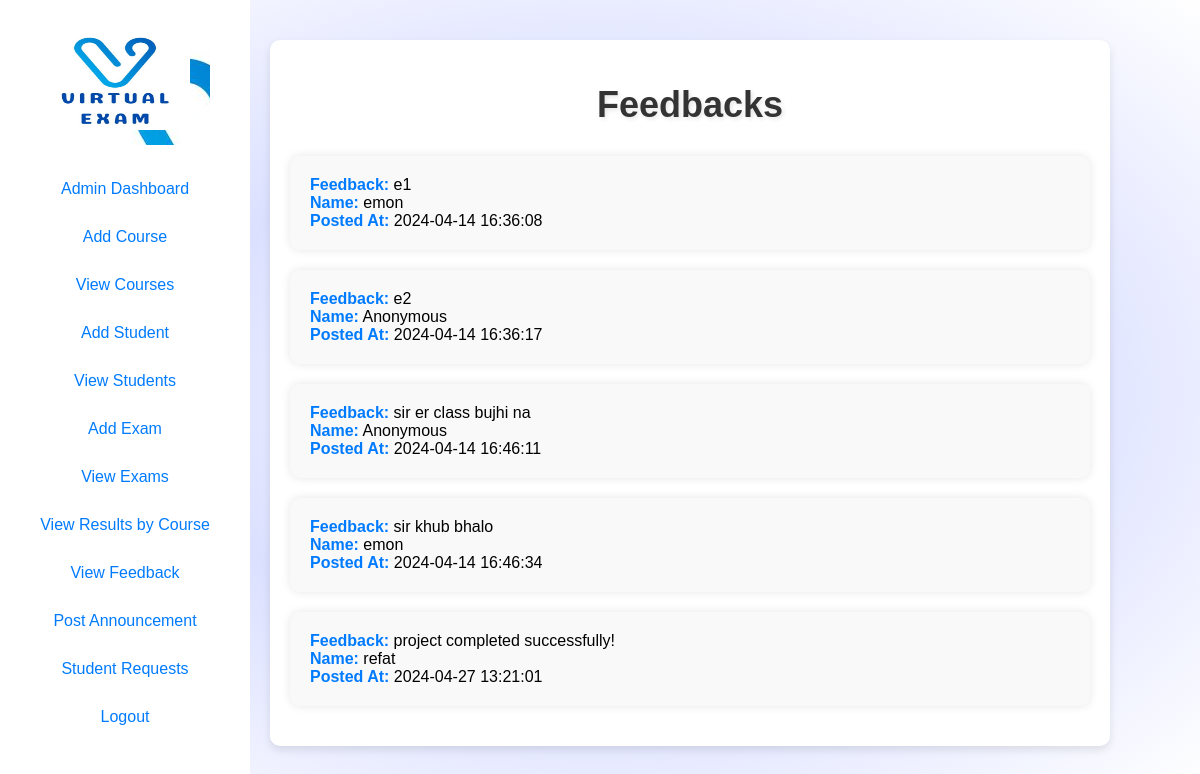
Page /view_feedbacks.php (signed in) on the committed database.
### tables this page shows
CREATE TABLE `feedbacks` (
  `feedback_id` int(11) NOT NULL,
  `student_id` int(11) NOT NULL,
  `feedback` text NOT NULL,
  `name` varchar(100) DEFAULT NULL,
  `anonymous` tinyint(4) NOT NULL DEFAULT 0,
  `created_at` timestamp NOT NULL DEFAULT current_timestamp()
);

### view_feedbacks.php (the view, shortened to what this page needs)
<?php
require_once 'conn.php';
$sql = "SELECT * FROM feedbacks";
$stmt = $conn->prepare($sql);
$stmt->execute();
$feedbacks = $stmt->fetchAll(PDO::FETCH_ASSOC);
?>
<!DOCTYPE html>
<html lang="en">
<head>
</head>
<body>
    <div id="sidebar">
        <?php include 'slidebar.php'; ?>
    </div>
    <div id="content" class="wrapper">
        <h1>Feedbacks</h1>
        <?php if (count($feedbacks) > 0) : ?>
            <ul>
                <?php foreach ($feedbacks as $feedback) : ?>
                    <li>
                        <strong>Feedback:</strong> <?php echo $feedback['feedback']; ?><br>
                        <strong>Name:</strong> <?php echo $feedback['anonymous'] ? 'Anonymous' : $feedback['name']; ?><br>
                        <strong>Posted At:</strong> <?php echo $feedback['created_at']; ?><br>
                    </li>
                <?php endforeach; ?>
            </ul>
        <?php else : ?>
            <p>No feedbacks found.</p>
        <?php endif; ?>
    </div>
</body>
</html>

### styles.css (style rules this page uses)
* { transition: all 0.5s ease; }
body { font-family: Arial, sans-serif; margin: 0; padding: 0; background-size: cover; background-image: radial-gradient(rgb(255, 255, 255), rgb(219, 224, 255), rgb(255, 255, 255)); }
#content { margin-left: 250px; padding: 20px; }
#content { margin-left: 270px; margin-right: 10px; padding: 20px; transition: margin-left 0.3s ease; }
.wrapper { background-color: #ffffff; border-radius: 10px; box-shadow: 0 4px 8px rgba(0, 0, 0, 0.1); padding: 20px; margin: 40px 40px 40px 40px; }

### view_feedbacks.php (style rules this page uses)
body { font-family: Arial, sans-serif; background-color: #f4f4f4; margin: 0; padding: 0; }
#content { padding: 20px; max-width: 800px; margin-left: 250px; }
#content h1 { color: #333; text-align: center; margin-bottom: 30px; font-size: 36px; text-shadow: 2px 2px 4px rgba(0, 0, 0, 0.1); }
#content ul { list-style: none; padding: 0; }
#content li { margin-bottom: 20px; padding: 20px; background-color: #f9f9f9; border-radius: 10px; box-shadow: 0px 0px 10px rgba(0, 0, 0, 0.1); transition: transform 0.3s ease, box-shadow 0.3s ease; }
#content strong { color: #007bff; }
#content ul, #content p { animation: fadeIn 0.5s ease; }

### rows in the picture
feedbacks: feedback "e1", name "emon", created_at "2024-04-14 16:36:08"
feedbacks: feedback "e2", anonymous "Anonymous", created_at "2024-04-14 16:36:17"
feedbacks: feedback "sir er class bujhi na", anonymous "Anonymous", created_at "2024-04-14 16:46:11"
feedbacks: feedback "sir khub bhalo", name "emon", created_at "2024-04-14 16:46:34"
feedbacks: feedback "project completed successfully!", name "refat", created_at "2024-04-27 13:21:01"
